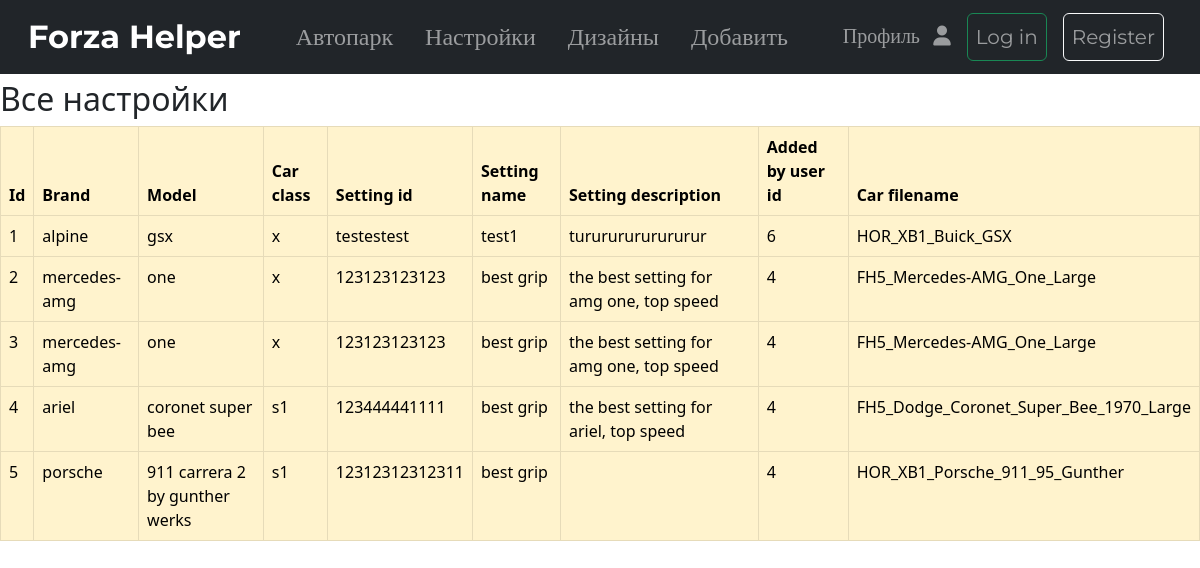
Page /print-settings on the committed database.
### ForzaHelper/models.py (models this page shows)
class CarSettingsCard(db.Model):
    id = db.Column(db.Integer, primary_key=True)
    brand = db.Column(db.String(68), nullable=False)
    model = db.Column(db.String(100), nullable=False)
    car_class = db.Column(db.String(4), nullable=False)
    setting_id = db.Column(db.String(30), nullable=False)
    setting_name = db.Column(db.String(100), nullable=False)
    setting_description = db.Column(db.String(300))
    added_by = db.Column(db.Integer, nullable=False)
    car_name = db.Column(db.String(30), nullable=False)

### ForzaHelper/routes.py (the view)
@app.route('/print-settings')
def print_settings():
    settings = CarSettingsCard.query.order_by(CarSettingsCard.id).all()
    return render_template('print_settings.html', settings=settings)

### ForzaHelper/routes.py (called while the page is built)
@app.after_request
def redirect_to_signin(response):
    if response.status_code == 401:
        return redirect(url_for('login_page'))
    return response

### ForzaHelper/templates/print_settings.html
{% extends 'base.html' %}
{% block body%}
<h2 style="margin-top: 10vh">Все настройки</h2>
  <div class="table-responsive">
    <table class="table table-warning table-hover table-bordered">
      <thead>
        <tr>
          <th scope="col">Id</th>
          <th scope="col">Brand</th>
          <th scope="col">Model</th>
          <th scope="col">Car class</th>
          <th scope="col">Setting id</th>
          <th scope="col">Setting name</th>
          <th scope="col">Setting description</th>
          <th scope="col">Added by user id</th>
          <th scope="col">Car filename</th>
        </tr>
      </thead>
      <tbody>
        {% for el in settings %}
        <tr class="">
          <td>{{ el.id }}</td>
          <td>{{ el.brand }}</td>
          <td>{{ el.model }}</td>
          <td>{{ el.car_class }}</td>
          <td>{{ el.setting_id }}</td>
          <td>{{ el.setting_name }}</td>
          <td>{{ el.setting_description }}</td>
          <td>{{ el.added_by }}</td>
          <td>{{ el.car_name }}</td>
        </tr>
        {% endfor %}
      </tbody>
    </table>
  </div>
{% endblock %}

### ForzaHelper/static/css/main.css (style rules this page uses)
body { margin-top: 7vh; }

### rows in the picture
CarSettingsCard: id "1", brand "alpine", model "gsx", car_class "x", setting_id "testestest", setting_name "test1", setting_description "turururururururur", added_by "6", car_name "HOR_XB1_Buick_GSX"
CarSettingsCard: id "2", brand "mercedes-amg", model "one", car_class "x", setting_id "123123123123", setting_name "best grip", setting_description "the best setting for amg one, top speed", added_by "4", car_name "FH5_Mercedes-AMG_One_Large"
CarSettingsCard: id "3", brand "mercedes-amg", model "one", car_class "x", setting_id "123123123123", setting_name "best grip", setting_description "the best setting for amg one, top speed", added_by "4", car_name "FH5_Mercedes-AMG_One_Large"
CarSettingsCard: id "4", brand "ariel", model "coronet super bee", car_class "s1", setting_id "123444441111", setting_name "best grip", setting_description "the best setting for ariel, top speed", added_by "4", car_name "FH5_Dodge_Coronet_Super_Bee_1970_Large"
CarSettingsCard: id "5", brand "porsche", model "911 carrera 2 by gunther werks", car_class "s1", setting_id "12312312312311", setting_name "best grip", added_by "4", car_name "HOR_XB1_Porsche_911_95_Gunther"
